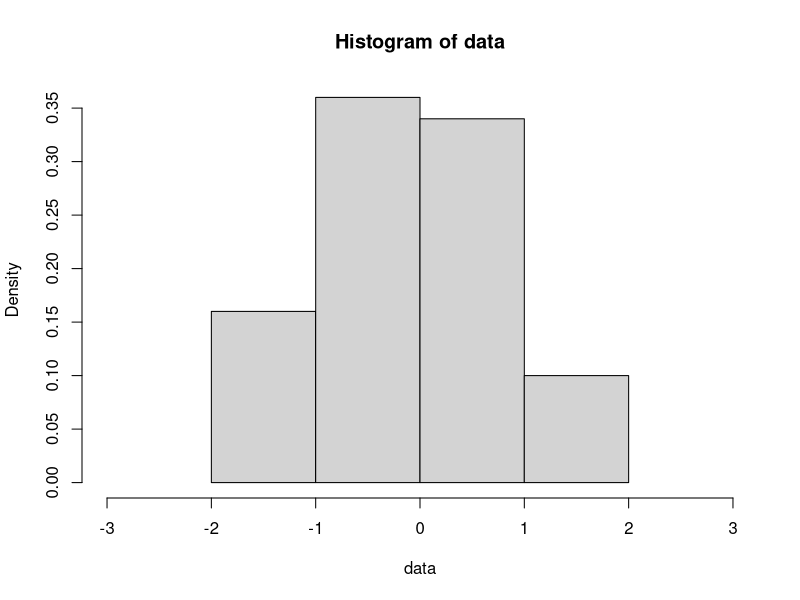
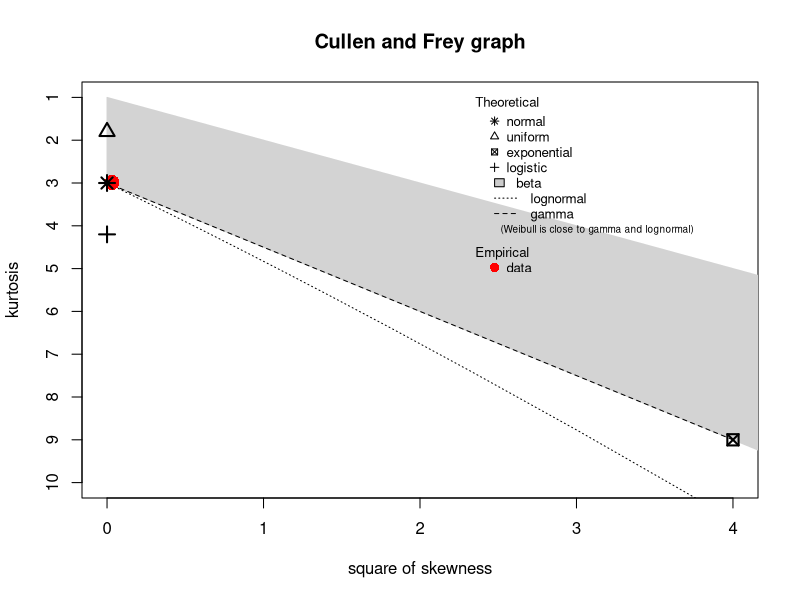
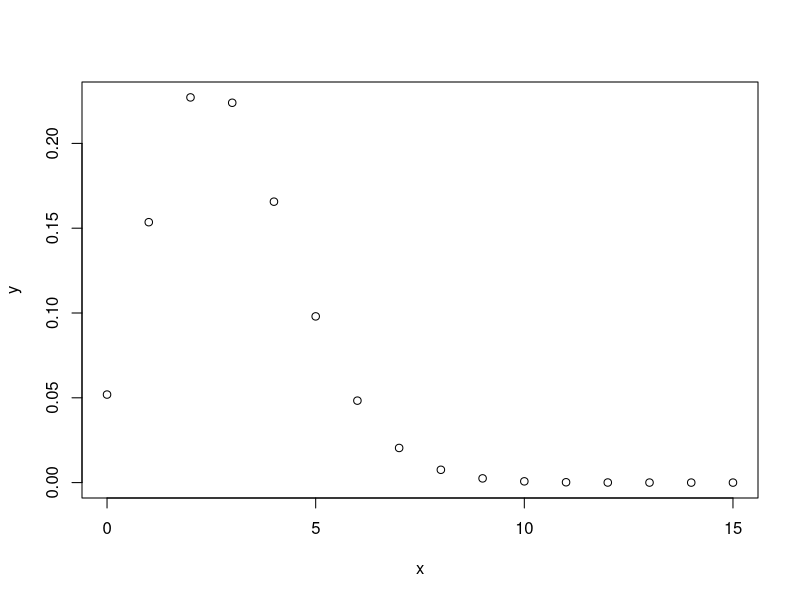
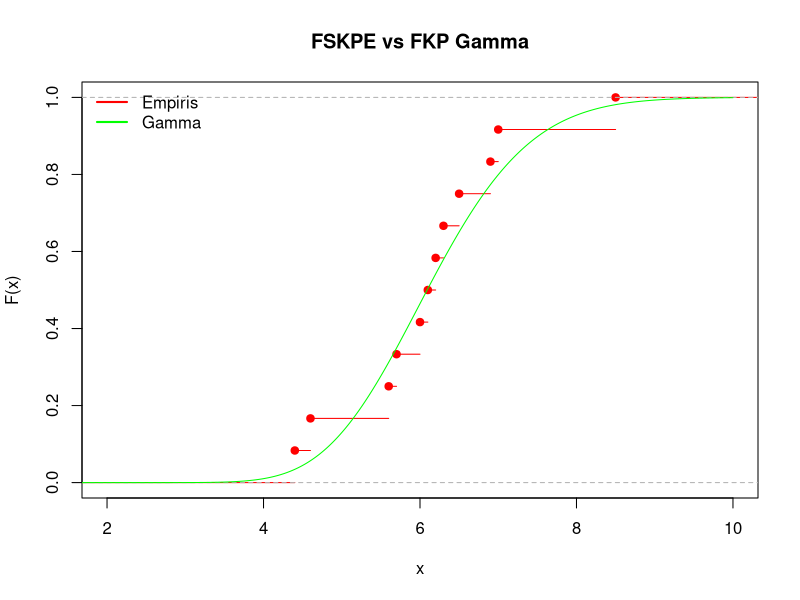
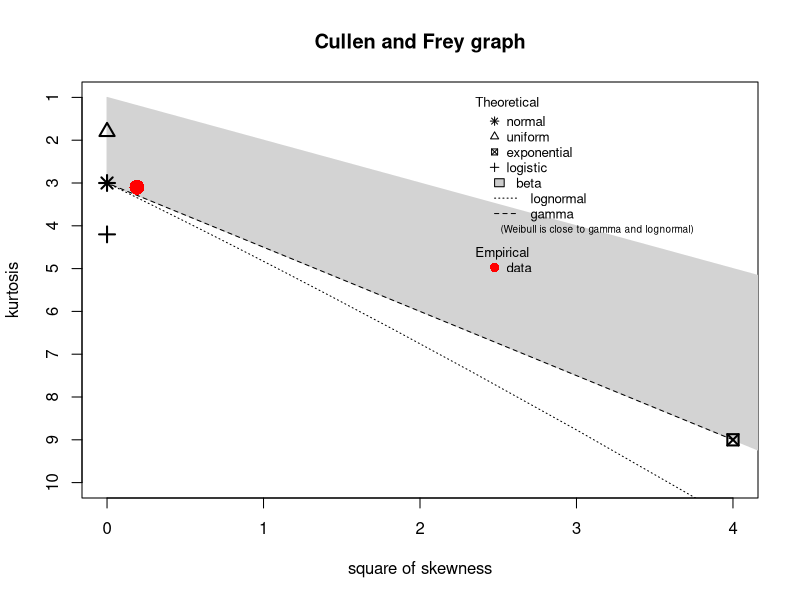

Write R code to recreate these figures, in order.
## ---- chunk 1
knitr::opts_chunk$set(echo = TRUE)
## ---- chunk 2
set.seed(123)
n <- 100
W <- rgamma(n, shape=0.5, scale = 2) #chi_kuadrat, df = 1
tanda <- ifelse(runif(n) > 0.5, 1, -1)
data <- tanda * sqrt(W)

batas <- c(-Inf, -2, -1, 0, 1, 2, Inf)
hist(data, breaks=batas, xlim = c(-3,3))
oi <- hist(data, breaks=batas, plot=FALSE)$counts
names(oi) <- c("(-inf,-2)", "[-2,-1)", "[-1,0)", "[0,1)", "[1,2)", "[2,inf)")
print("Tabel Frekuensi Observasi:")
print(oi)

peluang <- c(pnorm(-2), pnorm(-1)-pnorm(-2), pnorm(0)-pnorm(-1), pnorm(1)-pnorm(0), pnorm(2)-pnorm(1), 1-pnorm(2))
ei <- n*peluang

# Manual
diskrepansi <- function(oi, ei) {
  d <- sum((oi - ei)^2 / ei)
  return(d)
}
hasil_d <- diskrepansi(oi,ei)
p_value <- 1 - pchisq(hasil_d, df = (length(oi)-1))

# Dengan function
hasil_tes <- chisq.test(oi, p=peluang)

# Tampilkan hasil
cat("Peluang teoritis pada selang ke i (pi_i):\n", round(peluang, 4), "\n")
cat("\nEkspektasi banyak data pada selang ke i (e_i):\n", round(ei, 2), "\n")
cat("\np_value manual:", round(p_value, 4), "\n")
print(hasil_tes)
## ---- chunk 3
library(fitdistrplus)
descdist(data, discrete = FALSE)
## ---- chunk 4
orang <- 0:6
jam <- c(0, 6, 5, 4, 4, 3, 2)
data_pengunjung <- rep(orang, jam)
cat("Data:\n", data_pengunjung)
total_orang <- sum(jam * orang)
cat("\nTotal orang:", total_orang, "\n")
n <- length(data_pengunjung)
cat("Total data:", n, "\n")
lambda <- total_orang / n
cat("Estimasi lambda:", round(lambda, 4), "\n")
## ---- chunk 5
set.seed(123)
x <- c(0:15)
y <- dpois(x, lambda)
plot(x, y)

data_fmp <- data.frame(x,round(y, 4))
colnames(data_fmp) <- c("x", "f(x)")
print(data_fmp)
## ---- chunk 6
prob <- dpois(2, lambda) + dpois(3, lambda) + dpois(6, lambda);prob
## ---- chunk 7
o1 <- NULL
o2 <- NULL
for(i in data_pengunjung){
  if(i == 2 | i == 3 | i == 6){
    o1 <- c(o1, i)
  }
  else{
    o2 <- c(o2, i)
  }
}
oi <- c(length(o1), length(o2))

e1 <- n*prob
e2 <- n*(1-prob)
ei <- c(e1, e2)
## ---- chunk 8
d <- sum((oi - ei)^2/ei)
p_value <- 1 - pchisq(d, df = length(oi) - 1)
cat("Diskrepansi =", d, "\n")
cat("P-value =", p_value)
## ---- chunk 9
# Dengan function
uji_chi <- chisq.test(oi, p=c(prob, 1-prob))
cat("\nHasil:\n")
print(uji_chi)
## ---- chunk 10
# Uji Kolmogorov-Smirnov
ks.test(data_pengunjung, "ppois", lambda = lambda, alternative = "two.sided", simulate.p.value = TRUE)
## ---- chunk 11
data <- c(6.5, 4.6, 5.6, 8.5, 6.0, 6.9, 4.4, 6.3, 6.2, 7.0, 5.7, 6.1)
norm <- fitdist(data, "norm", method = "mle")
print(norm)
logLik(norm)
## ---- chunk 12
lnorm <- fitdist(data, "lnorm", method = "mle")
print(lnorm)
logLik(lnorm)
## ---- chunk 13
gamma <- fitdist(data, "gamma", method = "mle")
print(gamma)
logLik(gamma)
## ---- chunk 14
cat("Loglikelihood normal: ", logLik(norm), "\n")
cat("Loglikelihood normal: ", logLik(lnorm), "\n")
cat("Loglikelihood normal: ", logLik(gamma), "\n")
## ---- chunk 15
set.seed(123)
x <- c(0:10000)/1000
y <- pgamma(x, shape = gamma$estimate["shape"], rate = gamma$estimate["rate"])
plot(ecdf(data), xlim = c(2,10), col = "red", ylab = "F(x)", main = "FSKPE vs FKP Gamma")
lines(x, y, col = "green", lwd = 1)
legend("topleft", legend = c("Empiris", "Gamma"), col = c("red", "green"), bty = "n", lwd = 2)
## ---- chunk 16
sel <- 2
ei <- 6

q <- qgamma(0.5, shape=gamma$estimate["shape"], rate=gamma$estimate["rate"])
o1 <- sum(data <= q)
o2 <- sum(data > q)
oi <- c(o1, o2)

d <- sum((oi-ei)^2 / ei)
p_value <- 1-pchisq(d, df = sel-1)

cat("Diskrepansi =", d, "\n")
cat("P-value =", p_value)
## ---- chunk 17
ks.test(data, "pgamma", shape=gamma$estimate["shape"], rate=gamma$estimate["rate"], alternative = "two.sided", simulate.p.value = TRUE)
## ---- chunk 18
data <- sort(data)
fske <- c(1:length(data))/length(data)

fgam <- pgamma(data, shape = gamma$estimate["shape"], rate = gamma$estimate["rate"])

du <- NULL
dl <- c(0-fgam[1])
for(i in 1:length(fske)){
  du[i] <- fske[i] - fgam[i]
}
for(i in 2:length(fske)){
  dl[i] <- fske[i-1] - fgam[i]
}

d <- max(abs(du), abs(dl));d

KSgamma <- function(KSd, m, size){
  KS <- NULL
  
  upper <- c(1:size)/size
  lower <- upper - 1/size
  for(i in 1:m){
    ndata <- sort(rgamma(size, shape = gamma$estimate["shape"], rate = gamma$estimate["rate"]))
    fit <- fitdist(ndata, "gamma", method = "mle")
    shape <- fit$estimate["shape"]
    rate <- fit$estimate["rate"]
    U <- abs(upper - pgamma(ndata, shape, rate))
    L <- abs(lower - pgamma(ndata, shape, rate))
    ddot <- max(U, L)
    KS <- c(KS, ddot)
  }
  
  p <- length(KS[KS > KSd]) / m
  return(p)
}

p <- KSgamma(d, 1000, length(data));p
## ---- chunk 19
nilai_uas <- c(30, 47, 84, 54, 56, 70, 45, 10, 21, 61, 52, 61)
rata_rata <- mean(nilai_uas)
standar_deviasi <- sd(nilai_uas)
cat("Rata-rata:", round(rata_rata, 2), "\n")
cat("Standar deviasi:", round(standar_deviasi, 2), "\n")

ks.test(nilai_uas, "pnorm", mean=rata_rata, sd=standar_deviasi, alternative = "two.sided", simulate.p.value = TRUE)
## ---- chunk 20
uas <- sort(nilai_uas)
n <- length(uas)
mean <- mean(uas)
sd <- sd(uas)

up <- c(1:n)/n
low <- up - 1/n

du <- NULL
dl <- NULL
for(i in 1:n){
  du[i] <- abs(up[i] - pnorm(uas[i], mean, sd))
  dl[i] <- abs(low[i] - pnorm(uas[i], mean, sd))
}

d <- max(du, dl);d

KSnorm <- function(KSd, m, n){
  KS <- NULL
  upper <- c(1:n)/n
  lower <- upper - 1/n
  
  for(i in 1:m){
    baru <- sort(rnorm(n, mean, sd))
    xbar <- mean(baru)
    stdev <- sd(baru)
    
    U <- abs(upper - pnorm(baru, xbar, stdev))
    L <- abs(lower - pnorm(baru, xbar, stdev))
    ddot <- max(U, L)
    KS <- c(KS, ddot)
  }
  
  pval <- length(KS[KS > KSd]) / m
  return(pval)
}

p <- KSnorm(d, 1000, n);p
## ---- chunk 21
descdist(nilai_uas, discrete = FALSE)
